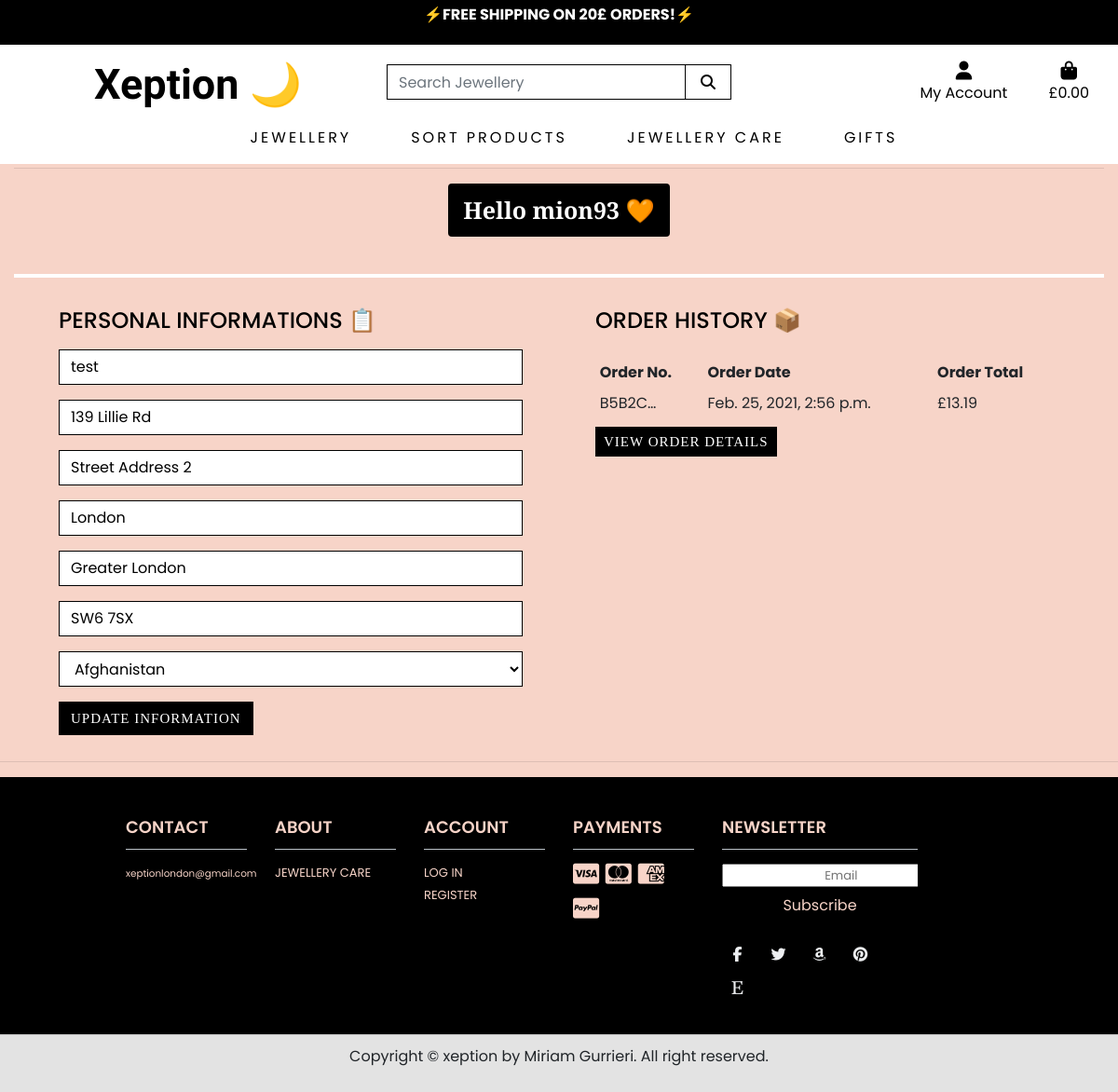
/profile/ (signed in), run on the app's committed database.
### profiles/models.py (models this page shows, shortened)
class UserProfile(models.Model):
    user = models.OneToOneField(User, on_delete=models.CASCADE)
    default_phone_number = models.CharField(
        max_length=20, null=True, blank=True)
    default_street_address1 = models.CharField(
        max_length=80, null=True, blank=True)
    default_street_address2 = models.CharField(
        max_length=80, null=True, blank=True)
    default_town_or_city = models.CharField(
        max_length=40, null=True, blank=True)
    default_county = models.CharField(max_length=80, null=True, blank=True)
    default_postcode = models.CharField(max_length=20, null=True, blank=True)
    default_country = CountryField(
        blank_label='Country', null=True, blank=True)

### checkout/models.py (models this page shows, shortened)
class Order(models.Model):
    order_number = models.CharField(max_length=32, null=False, editable=False)
    user_profile = models.ForeignKey(UserProfile, on_delete=models.SET_NULL,
                                     null=True, blank=True,
                                     related_name='orders')
    full_name = models.CharField(max_length=50, null=False, blank=False)
    email = models.EmailField(max_length=254, null=False, blank=False)
    phone_number = models.CharField(max_length=20, null=False, blank=False)
    country = CountryField(blank_label='Country *', null=False, blank=False)
    postcode = models.CharField(max_length=20, null=True, blank=True)
    town_or_city = models.CharField(max_length=40, null=False, blank=False)
    street_address1 = models.CharField(max_length=80, null=False, blank=False)
    street_address2 = models.CharField(max_length=80, null=True, blank=True)
    county = models.CharField(max_length=80, null=True, blank=True)
    date = models.DateTimeField(auto_now_add=True)
    delivery_cost = models.DecimalField(
        max_digits=6, decimal_places=2, null=False, default=0)
    order_total = models.DecimalField(
        max_digits=10, decimal_places=2, null=False, default=0)
    grand_total = models.DecimalField(
        max_digits=10, decimal_places=2, null=False, default=0)
    original_bag = models.TextField(null=False, blank=False, default='')
    stripe_pid = models.CharField(
        max_length=254, null=False, blank=False, default='')

### profiles/views.py (the view)
# urls.py: path('', views.profile, name='profile'),
@login_required
def profile(request):
    profile = get_object_or_404(UserProfile, user=request.user)
    if request.method == 'POST':
        form = UserProfileForm(request.POST, instance=profile)
        if form.is_valid():
            form.save()
            messages.success(request, 'Profile updated successfully')
        else:
            messages.error(
                request, 'Update failed. Please ensure the form is valid.')
    else:
        form = UserProfileForm(instance=profile)
    orders = profile.orders.all()
    template = 'profiles/profile.html'
    context = {
        'form': form,
        'orders': orders,
        'on_profile_page': True
    }
    return render(request, template, context)

### profiles/forms.py
class UserProfileForm(forms.ModelForm):
    class Meta:
        model = UserProfile
        exclude = ('user',)
    def __init__(self, *args, **kwargs):
        super().__init__(*args, **kwargs)
        placeholders = {
            'default_phone_number': 'Phone Number',
            'default_postcode': 'Postal Code',
            'default_town_or_city': 'Town or City',
            'default_street_address1': 'Street Address 1',
            'default_street_address2': 'Street Address 2',
            'default_county': 'County, State or Locality',
        }
        self.fields['default_phone_number'].widget.attrs['autofocus'] = True
        for field in self.fields:
            if field != 'default_country':
                if self.fields[field].required:
                    placeholder = f'{placeholders[field]} *'
                else:
                    placeholder = placeholders[field]
                self.fields[field].widget.attrs['placeholder'] = placeholder
            self.fields[field].widget.attrs['class'] = 'border-black \
                 rounded-0 profile-form-input'
            self.fields[field].label = False

### bag/contexts.py (called while the page is built, shortened)
def bag_contents(request):
    bag_items = []
    total = 0
    product_count = 0
    bag = request.session.get('bag', {})
    if total < settings.FREE_DELIVERY_THRESHOLD:
        delivery = total * Decimal(settings.STANDARD_DELIVERY_PERCENTAGE / 100)
        free_delivery_delta = settings.FREE_DELIVERY_THRESHOLD - total
    else:
        delivery = 0
        free_delivery_delta = 0
    grand_total = delivery + total
    context = {
        'bag_items': bag_items,
        'total': total,
        'product_count': product_count,
        'delivery': delivery,
        'free_delivery_delta': free_delivery_delta,
        'free_delivery_threshold': settings.FREE_DELIVERY_THRESHOLD,
        'grand_total': grand_total,
    }
    return context

### profiles/templates/profiles/profile.html (shortened to what this page needs)
{% extends "base.html" %}
{% load static %}
{% block extra_css %}
<link rel="stylesheet" href="{% static 'profiles/css/profile.css' %}">
{% endblock %}
{% block page_header %}
<div class="header-container">
</div>
{% endblock %}
{% block content %}
<div class="mx-auto w-md-75">
    <div class="col text-center">
        <hr>
        <a class="category-badge text-decoration-none">
            <span class="p-3 mb-4 logo-font badge badge-white text-white bg-black"
                style="font-size: 25px; font-family: 'Prata', serif;">Hello {{ user.username }} &#129505;</span>
        </a>
        <hr style="border: 2px white solid;">
    </div>
    <div class="row mx-sm-4 justify-content-between ">
        <div class="col-12 col-lg-6">
            <div class=" pt-3 pb-5 px-4 mb-4 mb-lg-0">
                <h4 class="text-black ">PERSONAL INFORMATIONS &#128203;</h4>
                <form class="mt-3" action="{% url 'profile' %}" method="POST" id="profile-update-form">
                    {{ form|crispy }}
                    <button class="btn btn-black p-font rounded-0 text-uppercase float-left">Update Information</button>
                </form>
            </div>
        </div>
        <div class="col-12 col-lg-6 mb-4">
            <div class=" pt-3 pb-5 px-4">
                <h4 class="text-black">ORDER HISTORY &#128230;</h4>
                <div class="order-history table-responsive p-font">
                    {% for order in orders|dictsortreversed:"date" %}
                    <table class="table table-sm table-borderless mt-3 mb-2">
                        <thead>
                            <tr>
                                <th>Order No.</th>
                                <th>Order Date</th>
                                <th>Order Total</th>
                            </tr>
                        </thead>
                        <tbody>
                            <tr>
                                <td>
                                    {{ order.order_number|truncatechars:6 }}
                                </td>
                                <td>{{ order.date }}</td>
                                <td>£{{ order.grand_total }}</td>
                            </tr>
                        </tbody>
                    </table>
                    <a href="{% url 'order_history' order.order_number %}"
                        class="btn btn-black rounded-0 text-uppercase py-1 px-2">View Order Details</a>
                    {% endfor %}
                    <br>
                </div>
            </div>
        </div>
    </div>
</div>
{% endblock %}

### static/css/base.css (style rules this page uses)
body { font-family: 'Poppins', serif; background-color: #F7D4C8; height: calc(100vh - 164px); }
.btn-black { background: black; color: white; font-family: 'prata', serif; font-size: 15px; letter-spacing: 1px; }
.text-black { color: #000 !important; }
.border-black { border: 1px solid black !important; }
.bg-black { background: #000 !important; }
@media (min-width: 992px) { .header-container { padding-top: 164px; } }

### profiles/static/profiles/css/profile.css (style rules this page uses)
#profile-update-form .form-control { color: #000; }
#profile-update-form input::placeholder { color: black; }
#id_default_country, #id_default_country option:not(:first-child) { color: #000; }
.order-history { max-height: 416px; overflow-y: auto; }

### data on the page
UserProfile: default_phone_number "test", default_street_address1 "139 Lillie Rd", default_town_or_city "London", default_county "Greater London", default_postcode "SW6 7SX", default_country "Afghanistan"
Order: order_number "B5B2C…", date "Feb. 25, 2021, 2:56 p.m.", grand_total "13.19"

### other printed values
{{ user.username }} "mion93"
